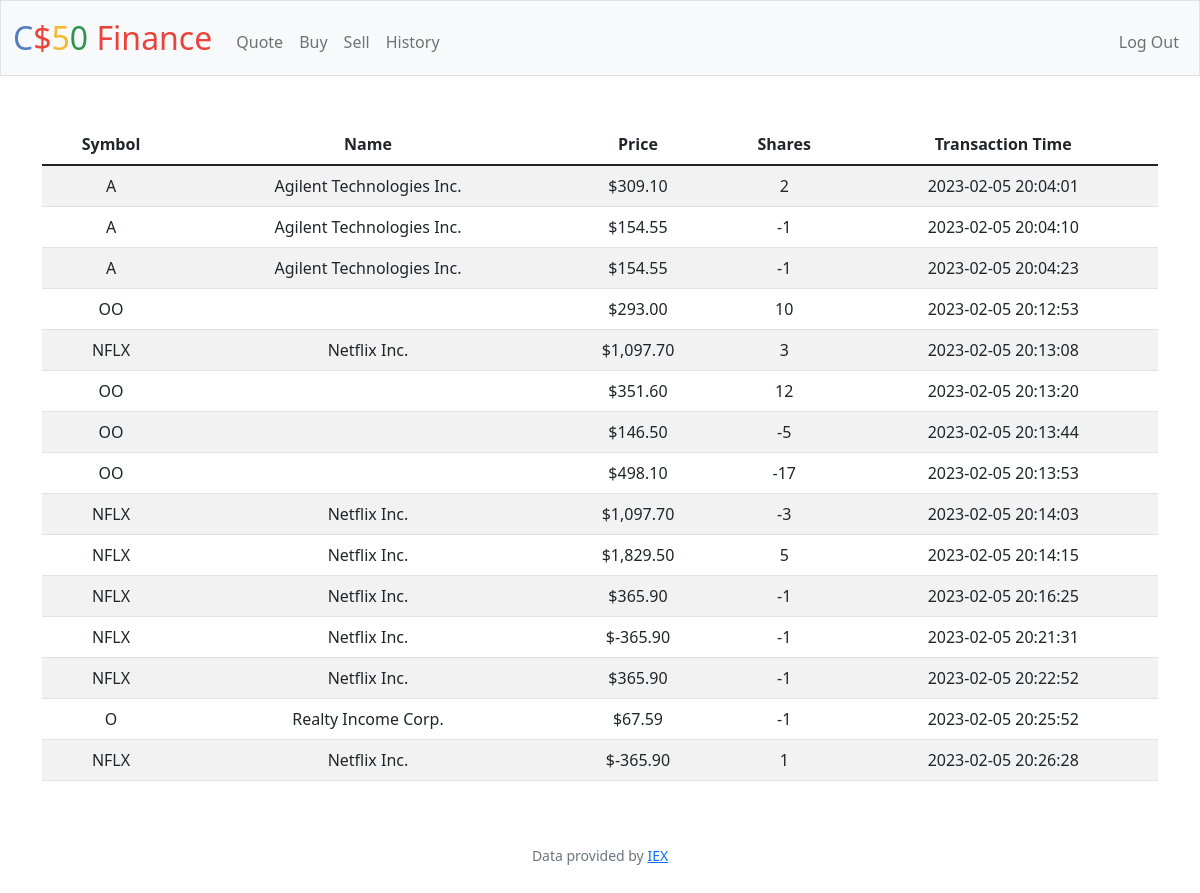
Before: /history (signed in) with the older database file.
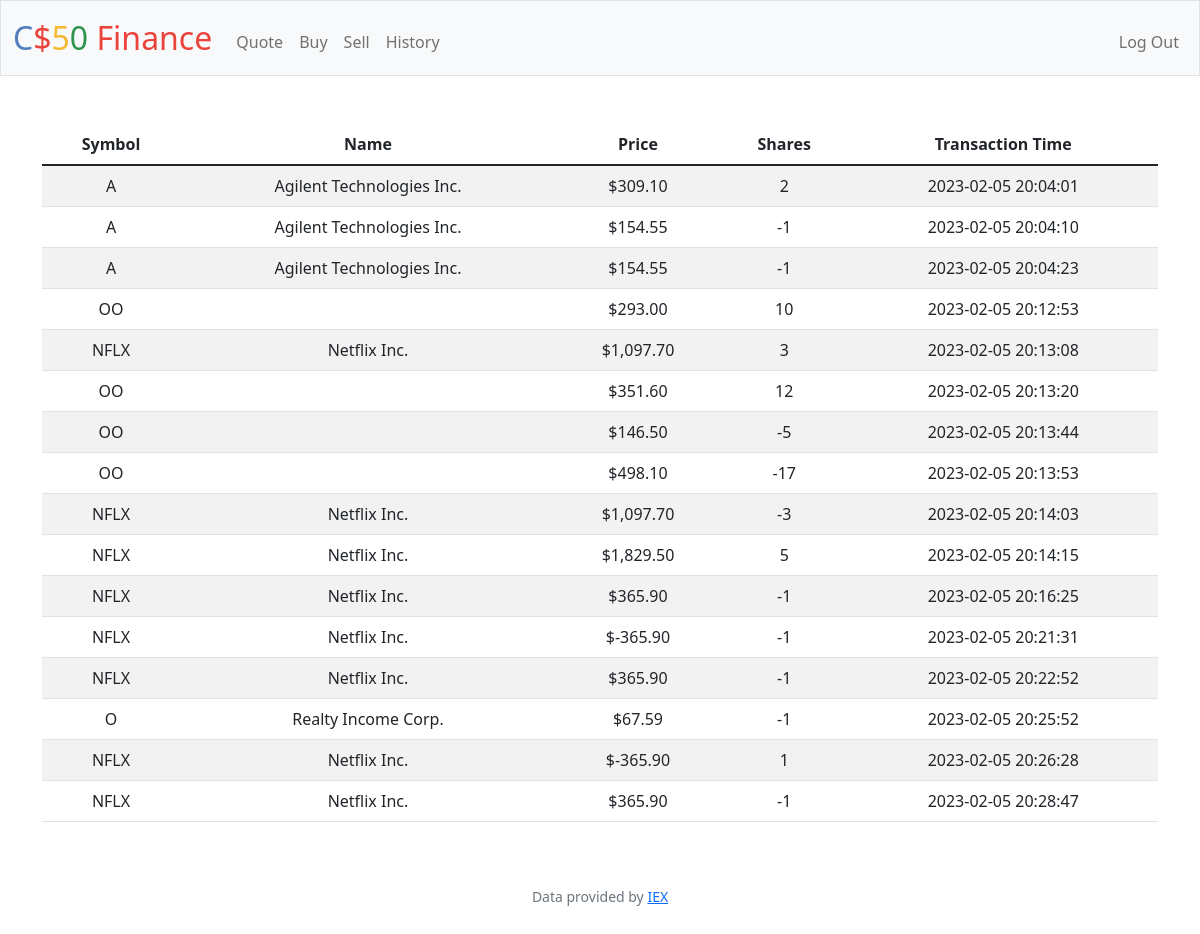
After: the same page with the newer database file.
### tables this page shows
CREATE TABLE trx(
id integer primary key autoincrement not null,
user_id integer not null,
symbol text not null,
shares integer not null,
price float not null,
trx_time DATETIME DEFAULT CURRENT_TIMESTAMP, name text after symbol);

### app.py (the view)
@app.route("/history")
@login_required
def history():
    id = session["user_id"]
    history = db.execute("SELECT * FROM trx where user_id = ?", id)
    return render_template("history.html", history = history)

### app.py (called while the page is built)
@app.after_request
def after_request(response):
    response.headers["Cache-Control"] = "no-cache, no-store, must-revalidate"
    response.headers["Expires"] = 0
    response.headers["Pragma"] = "no-cache"
    return response

### helpers.py (called while the page is built)
def login_required(f):
    @wraps(f)
    def decorated_function(*args, **kwargs):
        if session.get("user_id") is None:
            return redirect("/login")
        return f(*args, **kwargs)
    return decorated_function

def usd(value):
    return f"${value:,.2f}"

### templates/history.html (shortened to what this page needs)
{% extends "layout.html" %}
{% block main %}
    <div class="container">
        <table class="table table-striped">
            <thead>
                <th>Symbol</th>
                <th>Name</th>
                <th>Price</th>
                <th>Shares</th>
                <th>Transaction Time</th>
            </thead>
            <tbody>
                {% for hist in history %}
                <tr>
                    <td>{{ hist["symbol"] }}</td>
                    <td>{{ hist["name"] }}</td>
                    <td>{{ hist["price"] | usd }}</td>
                    <td>{{ hist["shares"] }}</td>
                    <td>{{ hist["trx_time"] }}</td>
                </tr>
                {% endfor %}
            </tbody>
        </table>
    </div>
{% endblock %}

### templates/layout.html (shortened to what this page needs)
<!DOCTYPE html>
<html lang="en">
    <head>
        <link href="https://cdn.jsdelivr.net/npm/bootstrap@5.1.3/dist/css/bootstrap.min.css" rel="stylesheet">
        <link href="/static/styles.css" rel="stylesheet">
    </head>
    <body>
        <nav class="bg-light border navbar navbar-expand-md navbar-light">
            <div class="container-fluid">
                <a class="navbar-brand" href="/"><span class="blue">C</span><span class="red">$</span><span class="yellow">5</span><span class="green">0</span> <span class="red">Finance</span></a>
                <div class="collapse navbar-collapse" id="navbar">
                    {% if session["user_id"] %}
                        <ul class="navbar-nav me-auto mt-2">
                            <li class="nav-item"><a class="nav-link" href="/quote">Quote</a></li>
                            <li class="nav-item"><a class="nav-link" href="/buy">Buy</a></li>
                            <li class="nav-item"><a class="nav-link" href="/sell">Sell</a></li>
                            <li class="nav-item"><a class="nav-link" href="/history">History</a></li>
                        </ul>
                        <ul class="navbar-nav ms-auto mt-2">
                            <li class="nav-item"><a class="nav-link" href="/logout">Log Out</a></li>
                        </ul>
                    {% else %}
                        <ul class="navbar-nav ms-auto mt-2">
                            <li class="nav-item"><a class="nav-link" href="/register">Register</a></li>
                            <li class="nav-item"><a class="nav-link" href="/login">Log In</a></li>
                        </ul>
                    {% endif %}
                </div>
            </div>
        </nav>
        <main class="container-fluid py-5 text-center">
            {% block main %}{% endblock %}
        </main>
        <footer class="mb-5 small text-center text-muted">
            Data provided by <a href="https://iexcloud.io/">IEX</a>
        </footer>
    </body>
</html>

### static/styles.css (style rules this page uses)
nav .navbar-brand { font-size: xx-large; }
nav .navbar-brand .blue { color: #537fbe; }
nav .navbar-brand .red { color: #ea433b; }
nav .navbar-brand .yellow { color: #f5b82e; }
nav .navbar-brand .green { color: #2e944b; }

Changed rows visible on the page:
added trx: symbol "NFLX", name "Netflix Inc.", price "$365.90", shares "-1", trx_time "2023-02-05 20:28:47"
